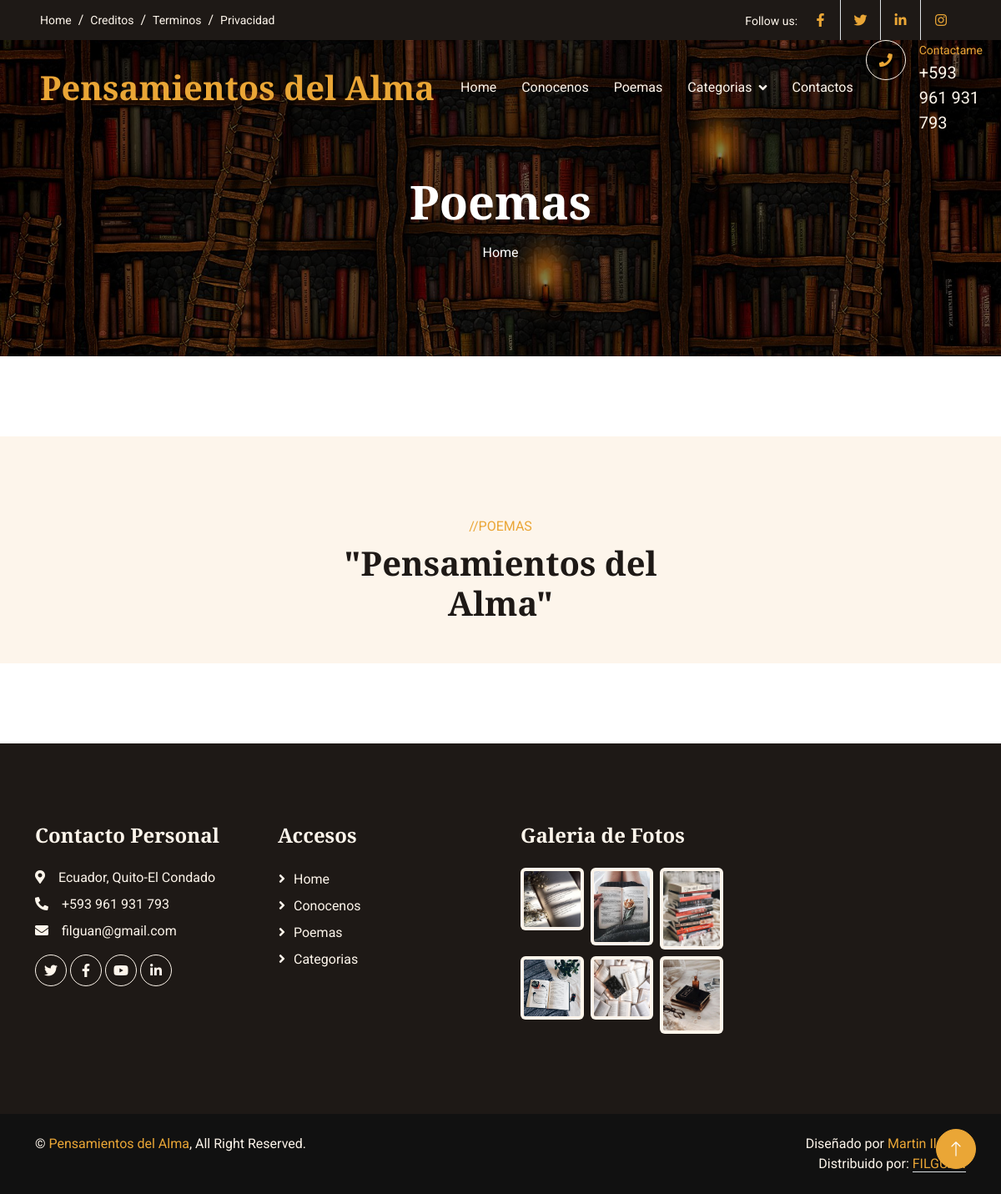
/services/, run on an earlier commit of the app's database.
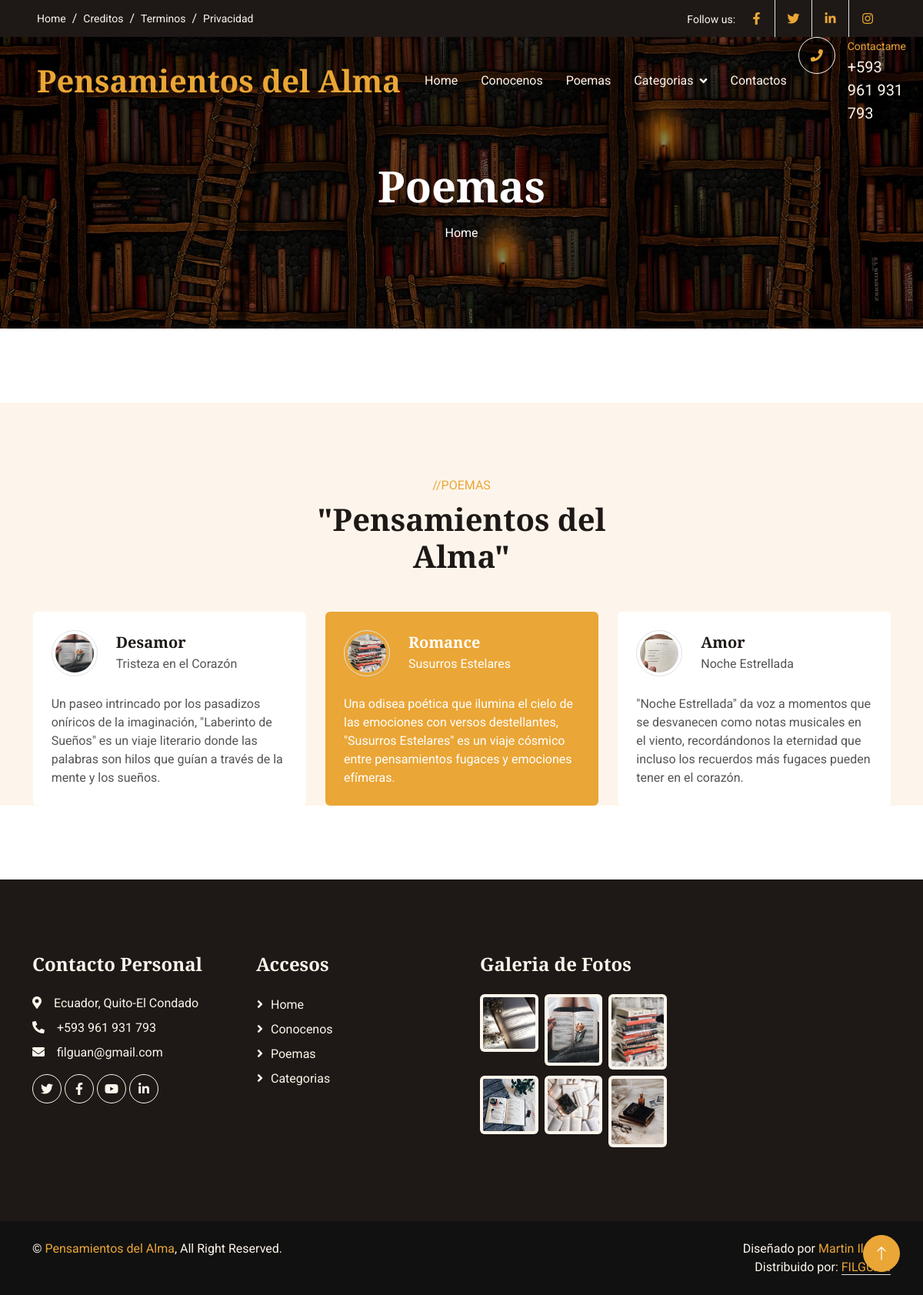
And on a later commit of the database.
### services/models.py (models this page shows, shortened)
class Service(models.Model):
    title=models.CharField(max_length=100, verbose_name="Título")
    subtitle=models.CharField(max_length=100, verbose_name="SubTítulo")
    content=models.TextField(verbose_name="Descipción")
    image=models.ImageField(upload_to="services", verbose_name="Imagen")
    created=models.DateTimeField(auto_now_add=True, verbose_name="Fecha de Creación")
    updated=models.DateTimeField(auto_now=True, verbose_name="Fecha de Edición")
    class Meta:
        verbose_name="poema"
        verbose_name_plural="poemas"
        ordering=['-created']

### services/views.py (the view)
# urls.py: path('', views.poemas, name="poemas"),
def poemas(request):
    services = Service.objects.all()
    return render(request,"services/poemas.html", {'services':services})

### services/templates/services/poemas.html (shortened to what this page needs)
{% extends "core/base.html" %}{{services}}
{% load static %}
{% block TitleHeader %}
<h1 class="display-4 text-white animated slideInDown mb-3">Poemas</h1>
{% endblock  %}
{% block content %}
<div class="container-xxl bg-light my-6 py-6 pb-0">
    <div class="container">
        <div class="text-center mx-auto mb-5 wow fadeInUp" data-wow-delay="0.1s" style="max-width: 500px;">
            <p class="text-primary text-uppercase mb-2">//POEMAS</p>
            <h1 class="display-6 mb-4">"Pensamientos del Alma"</h1>
        </div>
        <div class="owl-carousel testimonial-carousel wow fadeInUp" data-wow-delay="0.1s">
            {% for service in services %}
            <div class="testimonial-item bg-white rounded p-4">
                <div class="d-flex align-items-center mb-4">
                    <img class="flex-shrink-0 rounded-circle border p-1" src="{{service.image.url}}" alt="">
                    <div class="ms-4">
                        <h5 class="mb-1">{{service.title}}</h5>
                        <span>{{service.subtitle}}</span>
                    </div>
                </div>
                <p class="mb-0">{{service.content}}</p>
            </div>
            {% endfor %}
        </div>
    </div>
</div>
{% endblock  %}

### core/templates/core/base.html (shortened to what this page needs)
<!DOCTYPE html>
<html lang="es">
<head>
    {% load static %}
    <link href="https://cdnjs.cloudflare.com/ajax/libs/font-awesome/5.10.0/css/all.min.css" rel="stylesheet">
    <link href="https://cdn.jsdelivr.net/npm/bootstrap-icons@1.4.1/font/bootstrap-icons.css" rel="stylesheet">
    <link href="{% static 'core/lib/animate/animate.min.css' %} " rel="stylesheet">
    <link href="{% static 'core/lib/owlcarousel/assets/owl.carousel.min.css' %}" rel="stylesheet">
    <link href="{% static 'core/css/bootstrap.min.css' %}" rel="stylesheet">
    <link href="{% static 'core/css/style.css' %}" rel="stylesheet">
</head>
<body>
    <div class="container-fluid top-bar bg-dark text-light px-0 wow fadeIn" data-wow-delay="0.1s">
        <div class="row gx-0 align-items-center d-none d-lg-flex">
            <div class="col-lg-6 px-5 text-start">
                <ol class="breadcrumb mb-0">
                    <li class="breadcrumb-item"><a class="small text-light" href="{% url 'home' %}">Home</a></li>
                    <li class="breadcrumb-item"><a class="small text-light" href="{% url 'home' %}">Creditos</a></li>
                    <li class="breadcrumb-item"><a class="small text-light" href="{% url 'home' %}">Terminos</a></li>
                    <li class="breadcrumb-item"><a class="small text-light" href="{% url 'home' %}">Privacidad</a></li>
                </ol>
            </div>
            <div class="col-lg-6 px-5 text-end">
                <small>Follow us:</small>
                <div class="h-100 d-inline-flex align-items-center">
                    <a class="btn-lg-square text-primary border-end rounded-0" href="https://www.facebook.com/?locale=es_LA"><i class="fab fa-facebook-f"></i></a>
                    <a class="btn-lg-square text-primary border-end rounded-0" href="https://twitter.com/?lang=es"><i class="fab fa-twitter"></i></a>
                    <a class="btn-lg-square text-primary border-end rounded-0" href="https://ec.linkedin.com/"><i class="fab fa-linkedin-in"></i></a>
                    <a class="btn-lg-square text-primary pe-0" href="https://www.instagram.com/"><i class="fab fa-instagram"></i></a>
                </div>
            </div>
        </div>
    </div>
    <nav class="navbar navbar-expand-lg navbar-dark fixed-top py-lg-0 px-lg-5 wow fadeIn" data-wow-delay="0.1s">
        <a href="index.html" class="navbar-brand ms-4 ms-lg-0">
            <h1 class="text-primary m-0">Pensamientos del Alma</h1>
        </a>
        <div class="collapse navbar-collapse" id="navbarCollapse">
            <div class="navbar-nav mx-auto p-4 p-lg-0">
                <a href="{% url 'home' %}" class="nav-item nav-link">Home</a>
                <a href="{% url 'about' %}" class="nav-item nav-link ">Conocenos</a>
                <a href="{% url 'poemas' %}" class="nav-item nav-link">Poemas</a>
                <div class="nav-item dropdown">
                    <a href="{% url 'categorias' %}" class="nav-link dropdown-toggle" data-bs-toggle="">Categorias</a>
                </div>
                <a href="{% url 'contacto' %}" class="nav-item nav-link">Contactos</a>
            </div>
            <div class=" d-none d-lg-flex">
                <div class="flex-shrink-0 btn-lg-square border border-light rounded-circle">
                    <i class="fa fa-phone text-primary"></i>
                </div>
                <div class="ps-3">
                    <small class="text-primary mb-0">Contactame</small>
                    <p class="text-light fs-5 mb-0">+593 961 931 793</p>
                </div>
            </div>
        </div>
    </nav>
    <div class="container-fluid page-header py-6 wow fadeIn" data-wow-delay="0.1s">
        <div class="container text-center pt-5 pb-3">
            <h1 class="display-4 text-white animated slideInDown mb-3">{% block TitleHeader %}{% endblock  %}</h1>
            <nav aria-label="breadcrumb animated slideInDown">
                <ol class="breadcrumb justify-content-center mb-0">
                    <li class="breadcrumb-item"><a class="text-white" href="{% url 'home' %}">Home</a></li>
                </ol>
            </nav>
        </div>
    </div>
    {% block content %}{% endblock  %}
    <div class="container-fluid bg-dark text-light footer my-6 mb-0 py-5 wow fadeIn" data-wow-delay="0.1s">
        <div class="container py-5">
            <div class="row g-5">
                <div class="col-lg-3 col-md-6">
                    <h4 class="text-light mb-4">Contacto Personal</h4>
                    <p class="mb-2"><i class="fa fa-map-marker-alt me-3"></i>Ecuador, Quito-El Condado</p>
                    <p class="mb-2"><i class="fa fa-phone-alt me-3"></i>+593 961 931 793</p>
                    <p class="mb-2"><i class="fa fa-envelope me-3"></i>filguan@gmail.com</p>
                    <div class="d-flex pt-2">
                        <a class="btn btn-square btn-outline-light rounded-circle me-1" href="https://twitter.com/?lang=es"><i class="fab fa-twitter"></i></a>
                        <a class="btn btn-square btn-outline-light rounded-circle me-1" href="https://www.facebook.com/?locale=es_LA"><i class="fab fa-facebook-f"></i></a>
                        <a class="btn btn-square btn-outline-light rounded-circle me-1" href="https://www.youtube.com/"><i class="fab fa-youtube"></i></a>
                        <a class="btn btn-square btn-outline-light rounded-circle me-0" href="https://ec.linkedin.com/"><i class="fab fa-linkedin-in"></i></a>
                    </div>
                </div>
                <div class="col-lg-3 col-md-6">
                    <h4 class="text-light mb-4">Accesos</h4>
                    <a href="{% url 'home' %}" class="btn btn-link" >Home</a>
                    <a href="{% url 'about' %}" class="btn btn-link">Conocenos</a>
                    <a href="{% url 'poemas' %}" class="btn btn-link">Poemas</a>
                    <a href="{% url 'categorias' %}" class="btn btn-link">Categorias</a>
                </div>
                <div class="col-lg-3 col-md-6">
                    <h4 class="text-light mb-4">Galeria de Fotos</h4>
                    <div class="row g-2">
                        <div class="col-4">
                            <img class="img-fluid bg-light rounded p-1" src="{% static 'core/img/libro1.jpg' %}" alt="Image">
                        </div>
                        <div class="col-4">
                            <img class="img-fluid bg-light rounded p-1" src="{% static 'core/img/libro2.jpg' %}" alt="Image">
                        </div>
                        <div class="col-4">
                            <img class="img-fluid bg-light rounded p-1" src="{% static 'core/img/libro3.jpg' %}" alt="Image">
                        </div>
                        <div class="col-4">
                            <img class="img-fluid bg-light rounded p-1" src="{% static 'core/img/libro4.jpg' %}" alt="Image">
                        </div>
                        <div class="col-4">
                            <img class="img-fluid bg-light rounded p-1" src="{% static 'core/img/libro5.jpg' %}" alt="Image">
                        </div>
                        <div class="col-4">
                            <img class="img-fluid bg-light rounded p-1" src="{% static 'core/img/libro6.jpg' %}" alt="Image">
                        </div>
                    </div>
                </div>
            </div>
        </div>
    </div>
    <div class="container-fluid copyright text-light py-4 wow fadeIn" data-wow-delay="0.1s">
        <div class="container">
            <div class="row">
                <div class="col-md-6 text-center text-md-start mb-3 mb-md-0">
                    &copy; <a href="#">Pensamientos del Alma</a>, All Right Reserved.
                </div>
                <div class="col-md-6 text-center text-md-end">
                    Diseñado por <a href="https://htmlcodex.com">Martin Ilguán</a>
                    <br>Distribuido por: <a class="border-bottom" href="https://themewagon.com" target="_blank">FILGUAN</a>
                </div>
            </div>
        </div>
    </div>
    <a href="#" class="btn btn-lg btn-primary btn-lg-square rounded-circle back-to-top"><i class="bi bi-arrow-up"></i></a>
</body>
</html>

### core/static/core/css/style.css (style rules this page uses)
:root { --primary: #EAA636; --secondary: #545454; --light: #FDF5EB; --dark: #1E1916; }
h4, h5, h6, .h4, .h5, .h6 { font-weight: 600 !important; }
.py-6 { padding-top: 6rem; padding-bottom: 6rem; }
.my-6 { margin-top: 6rem; margin-bottom: 6rem; }
.back-to-top { position: fixed; display: none; right: 30px; bottom: 30px; z-index: 99; }
.btn { font-weight: 500; transition: .5s; }
.btn.btn-primary { color: #FFFFFF; }
.btn-square { width: 38px; height: 38px; }
.btn-lg-square { width: 48px; height: 48px; }
.btn-square, .btn-sm-square, .btn-lg-square { padding: 0; display: flex; align-items: center; justify-content: center; font-weight: normal; }
.navbar .dropdown-toggle::after { border: none; content: "\f107"; font-family: "Font Awesome 5 Free"; font-weight: 900; vertical-align: middle; margin-left: 8px; }
.navbar .navbar-nav .nav-link { padding: 35px 15px; color: var(--light); outline: none; }
.navbar.fixed-top { transition: .5s; }
.page-header { margin-bottom: 6rem; background: linear-gradient(rgba(0, 0, 0, .5), rgba(0, 0, 0, .5)), url(../img/portada.jpg) center center no-repeat; background-size: cover; }
.breadcrumb-item+.breadcrumb-item::before { color: var(--light); }
.testimonial-carousel .owl-item .testimonial-item img { width: 60px; height: 60px; }
.testimonial-carousel .owl-item .testimonial-item, .testimonial-carousel .owl-item .testimonial-item * { transition: .5s; }
.testimonial-carousel .owl-item.center .testimonial-item { background: var(--primary) !important; }
.testimonial-carousel .owl-item.center .testimonial-item * { color: #FFFFFF !important; }
.footer .btn.btn-link { display: block; margin-bottom: 5px; padding: 0; text-align: left; color: var(--light); font-weight: normal; text-transform: capitalize; transition: .3s; }
.footer .btn.btn-link::before { position: relative; content: "\f105"; font-family: "Font Awesome 5 Free"; font-weight: 900; color: var(--light); margin-right: 10px; }
.copyright { background: #111111; }
.copyright a { color: var(--primary); }

What changed in the data, as far as the page shows it:
added Service: image (picture), title "Romance", subtitle "Susurros Estelares", content "Una odisea poética que ilumina el cielo de las emociones con versos destellantes, \"Susurros Estelares\" es un viaje cósmico entre pensamientos fugaces y emociones efímeras."
added Service: image (picture), title "Amor", subtitle "Noche Estrellada", content "\"Noche Estrellada\" da voz a momentos que se desvanecen como notas musicales en el viento, recordándonos la eternidad que incluso los recuerdos más fugaces pueden tener en el corazón."
added Service: image (picture), title "Desamor", subtitle "Tristeza en el Corazón", content "Un paseo intrincado por los pasadizos oníricos de la imaginación, \"Laberinto de Sueños\" es un viaje literario donde las palabras son hilos que guían a través de la mente y los sueños."
